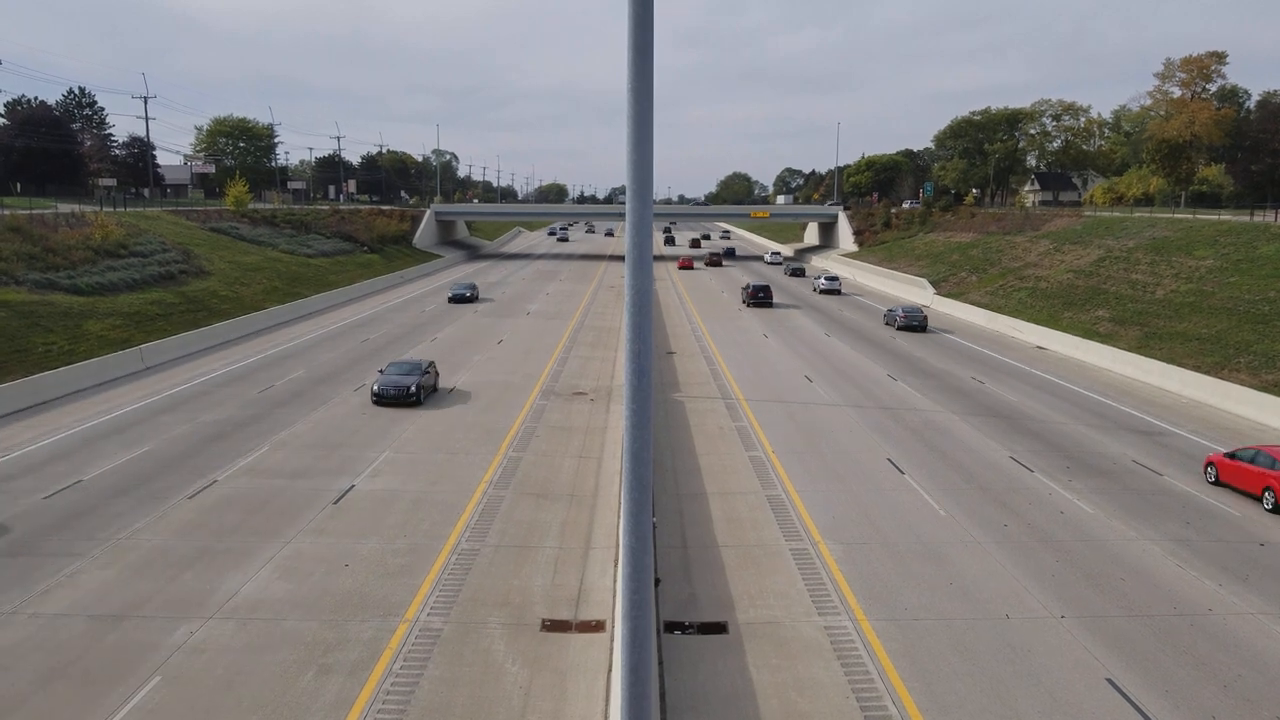
#> input picture frame 24 of input/vehicle_count_input2.mp4, 1280 x 720 px
$ python TEST.py
#> lines starting #> are read from the running program, lines starting #| are printed output that depends on the picture; after the words box and inside, x2 and y2 are one past the last pixel; in counts of white or black regions, pixels touching at a corner belong together
import cv2
import numpy as np

cap = cv2.VideoCapture(r"C:\code_chay\input\vehicle_count_input2.mp4")

TARGET_W = 1600
TARGET_H = 1000

ROI = np.array([
    (821, 435),
    (1250, 405),
    (1449, 479),
    (822, 555)
], np.int32)

while True:
    ret, frame = cap.read()
#> frame is the input picture: shape (720, 1280, 3); mean B, G, R 122, 124.8, 128.5
    if not ret:
        cap.set(cv2.CAP_PROP_POS_FRAMES, 0)
        continue

    frame = cv2.resize(frame, (TARGET_W, TARGET_H))
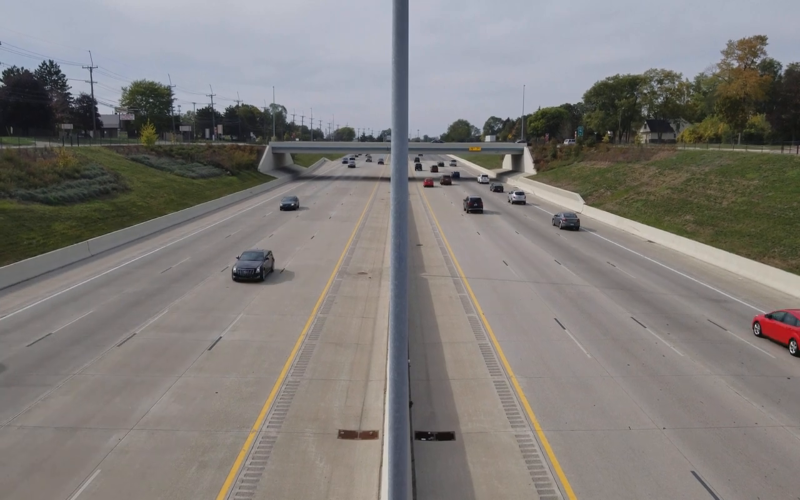
#> frame: shape (1000, 1600, 3) (shown at 1/2 size); mean B, G, R 121.9, 124.7, 128.4

    overlay = frame.copy()
    cv2.polylines(frame, [ROI], True, (0,0,255), 2)
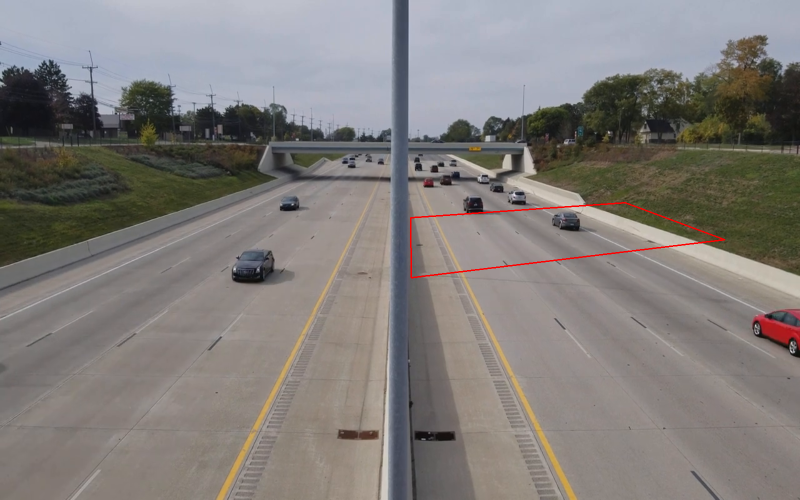
#> frame: shape (1000, 1600, 3) (shown at 1/2 size); 0.26% of pixels changed, all inside (x1, y1, x2, y2) = (820, 404, 1451, 557)
    cv2.fillPoly(overlay, [ROI], (0,0,255))
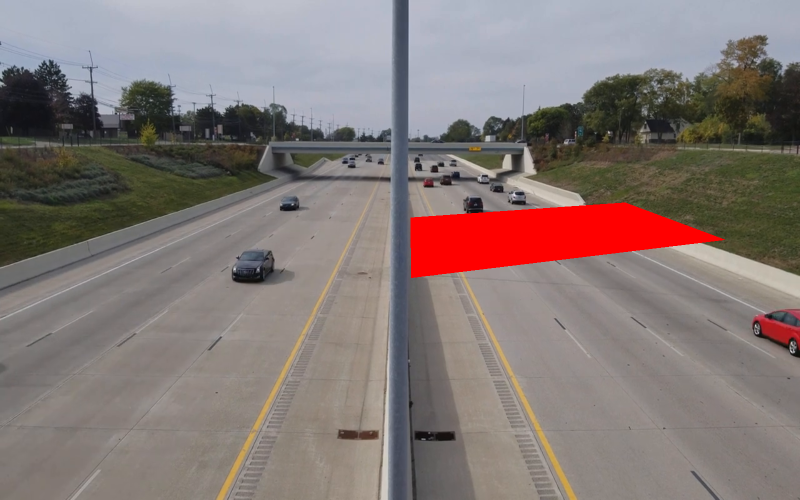
#> overlay: shape (1000, 1600, 3) (shown at 1/2 size); 3.58% of pixels changed, all inside (x1, y1, x2, y2) = (821, 405, 1450, 556)
    frame = cv2.addWeighted(overlay, 0.3, frame, 0.7, 0)
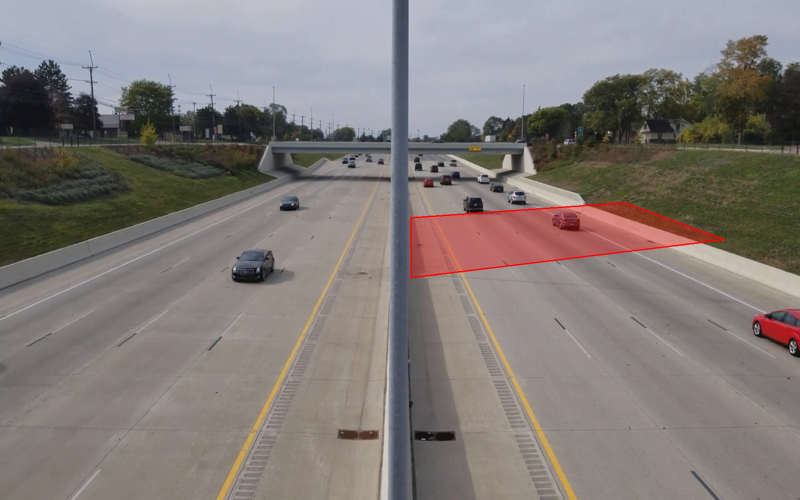
#> frame: shape (1000, 1600, 3) (shown at 1/2 size); mean B, G, R 120.3, 123, 129.8

    cv2.imshow("ROI", frame)
    if cv2.waitKey(1) == 27:
#> (key Esc is pressed here)
        break

cap.release()
cv2.destroyAllWindows()

$ run again, starting later in the video
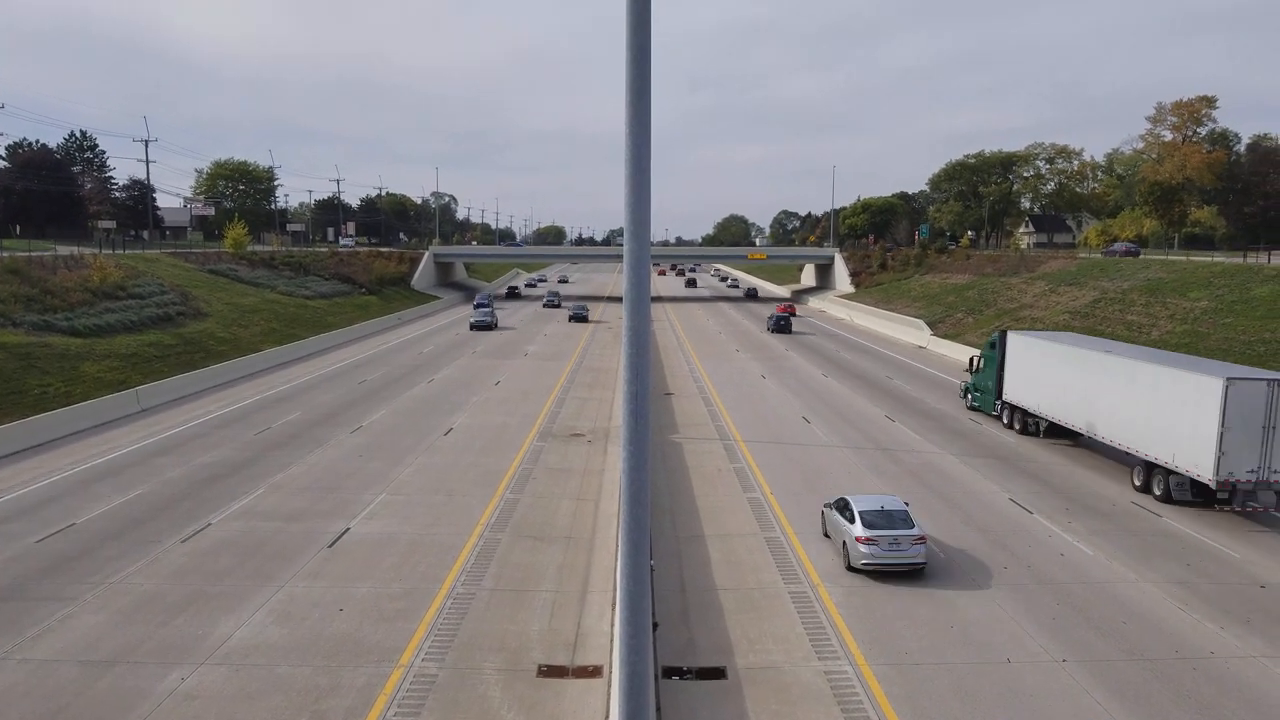
#> input picture frame 109 of input/vehicle_count_input2.mp4, 1280 x 720 px
#> frame is the input picture: shape (720, 1280, 3); mean B, G, R 129.1, 128.6, 132.2
#> `cv2.fillPoly(overlay, [ROI], (0,0,255))`:
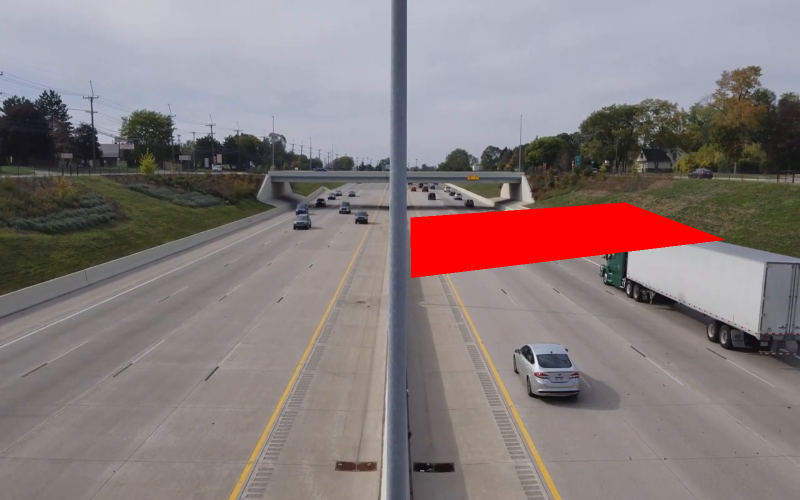
#> overlay: shape (1000, 1600, 3) (shown at 1/2 size); mean B, G, R 124.6, 123.8, 136.3
#> `frame = cv2.addWeighted(overlay, 0.3, frame, 0.7, 0)`:
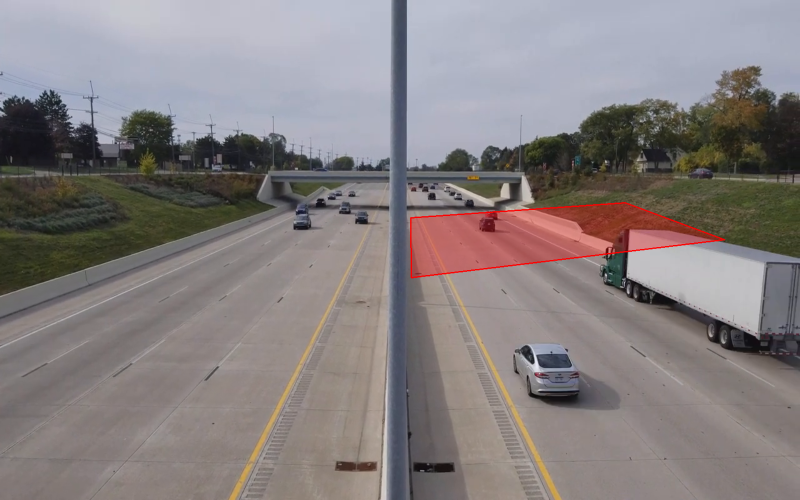
#> frame: shape (1000, 1600, 3) (shown at 1/2 size); mean B, G, R 127.5, 126.9, 133.6

$ run again, starting later in the video
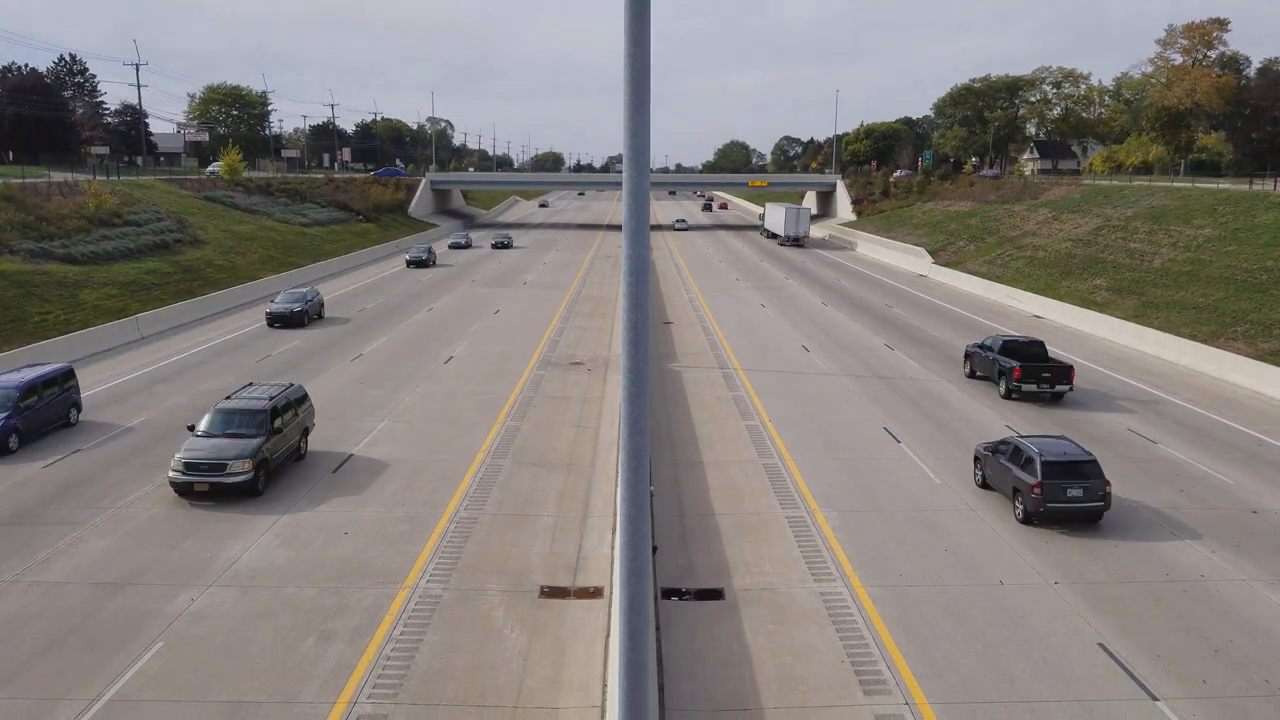
#> input picture frame 194 of input/vehicle_count_input2.mp4, 1280 x 720 px
#> frame is the input picture: shape (720, 1280, 3); mean B, G, R 124.1, 126.5, 132
#> `cv2.fillPoly(overlay, [ROI], (0,0,255))`:
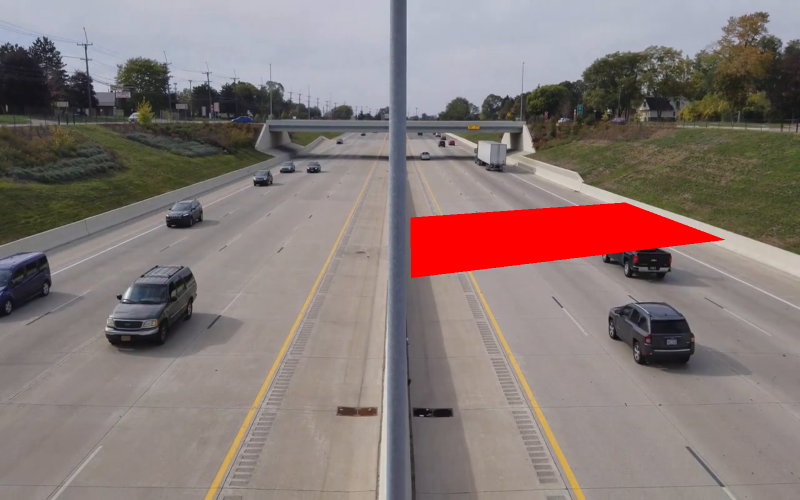
#> overlay: shape (1000, 1600, 3) (shown at 1/2 size); mean B, G, R 118.9, 121.3, 135.5
#> `frame = cv2.addWeighted(overlay, 0.3, frame, 0.7, 0)`:
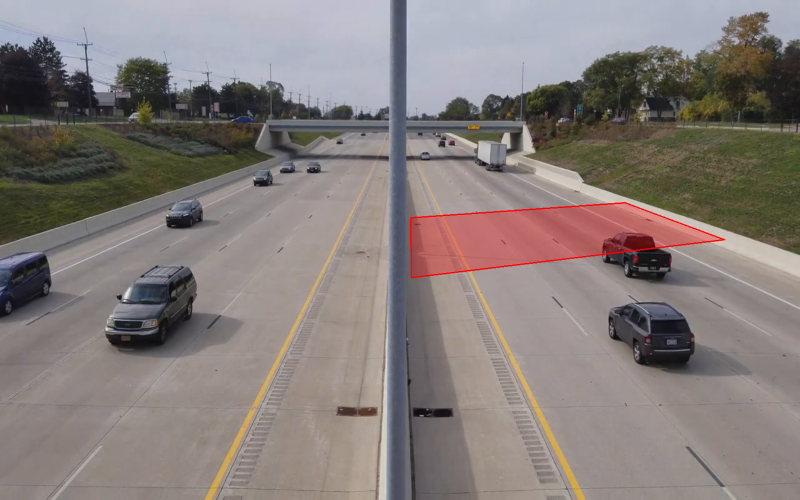
#> frame: shape (1000, 1600, 3) (shown at 1/2 size); mean B, G, R 122.3, 124.6, 133.2
